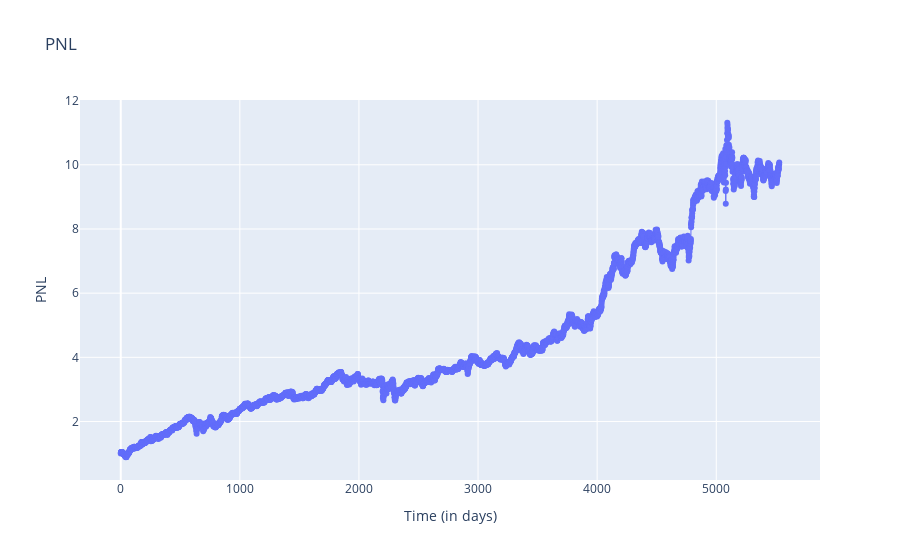

The code cell stored with this chart in its notebook:
### Code cell
import plotly.graph_objects as go

indices = list(range(len(pnl_evolution)))

# Création du graphique
fig = go.Figure()

# Ajout de la courbe
fig.add_trace(go.Scatter(x=indices, y=pnl_evolution, mode='lines+markers', name='Évolution du PNL', line=dict(width=1)))

# Ajout des annotations au survol de la souris
fig.update_layout(
    title='PNL',
    xaxis_title='Time (in days)',
    yaxis_title='PNL ',
    hovermode='x',
    hoverlabel=dict(bgcolor="white", font_size=16, font_family="Rockwell")
)

fig.update_traces(
    hoverinfo='text',
    text=[f"Day {i}: PNL = {pnl}" for i, pnl in enumerate(pnl_evolution)]
)

# Affichage du graphique interactif
fig.show()

### Figure 1 — Plotly figure (JSON) as saved in the notebook; plotly's stock layout.template omitted (floating-point values rounded to 4 significant figures; data arrays with more than 128 entries replaced by an {"elided": "..."} marker saying what was removed)
{"data": [{"hoverinfo": "text", "line": {"width": 1}, "mode": "lines+markers", "name": "Évolution du PNL", "text": {"elided": "5530 str values"}, "type": "scatter", "x": {"elided": "5530 int values"}, "y": {"elided": "5530 float values"}}], "layout": {"hoverlabel": {"bgcolor": "white", "font": {"family": "Rockwell", "size": 16}}, "hovermode": "x", "title": {"text": "PNL"}, "xaxis": {"title": {"text": "Time (in days)"}}, "yaxis": {"title": {"text": "PNL "}}}}
